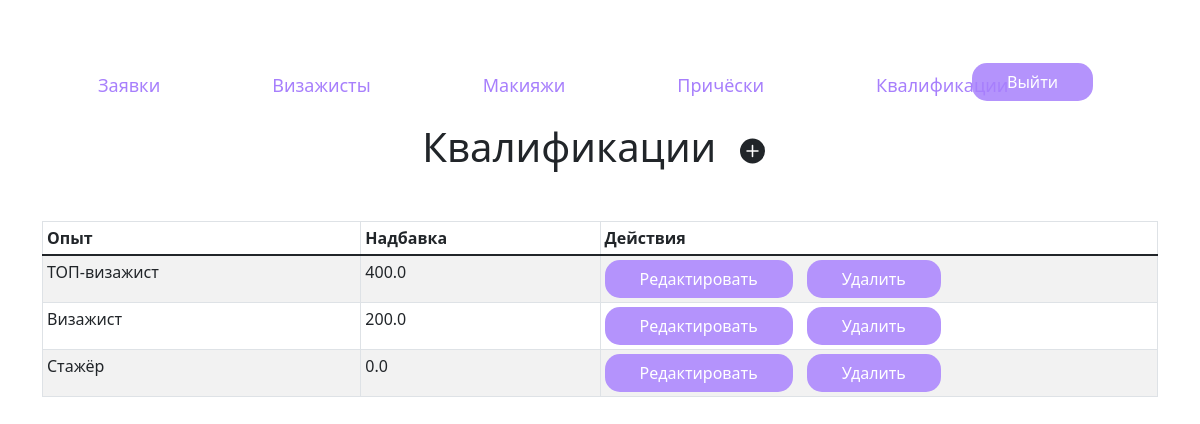
/admin_kvalif/ (signed in), run on an earlier commit of the app's database.
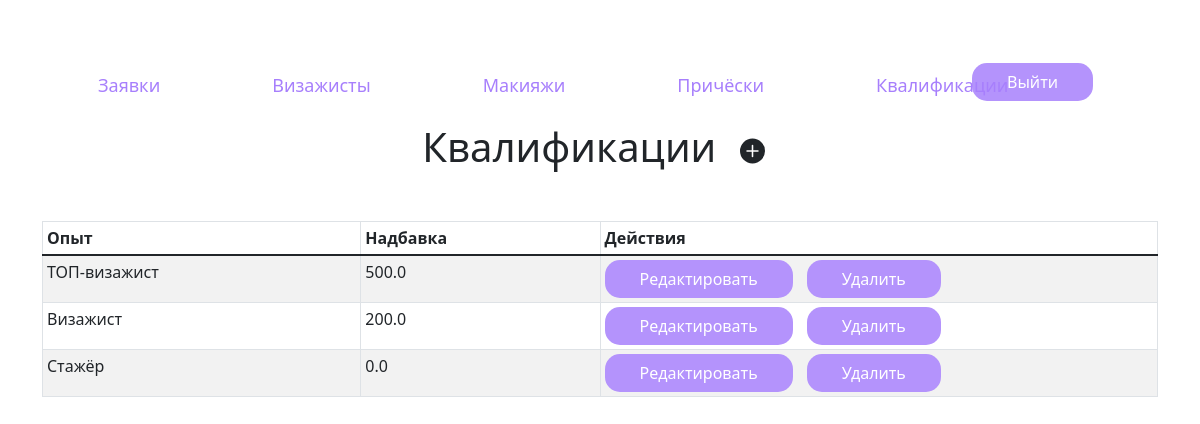
And on a later commit of the database.
### content/models.py (models this page shows, shortened)
class Kvalifikaciya(models.Model):
    opyt = models.CharField(max_length=20, verbose_name="Опыт")
    procent = models.FloatField(verbose_name="Процент")

### content/views.py (the view)
# urls.py: path('admin_kvalif/', admin_kvalif, name='admin_kvalif'),
@login_required
def admin_kvalif(request):
    kvalif = Kvalifikaciya.objects.all()
    return render(request, 'admin_kvalif.html', {'kvalif': kvalif, 'title': "Панель управления"})

### templates/admin_kvalif.html
{% extends 'admin_base.html' %}
{% load static %}
{% block content %}
        <h1 class="text-center">Квалификации <a class="btn" href="{% url 'add_kvalif' %}"><svg xmlns="http://www.w3.org/2000/svg" width="25" height="30" fill="currentColor" class="bi bi-plus-circle-fill" viewBox="0 0 16 16">
  <path d="M16 8A8 8 0 1 1 0 8a8 8 0 0 1 16 0zM8.5 4.5a.5.5 0 0 0-1 0v3h-3a.5.5 0 0 0 0 1h3v3a.5.5 0 0 0 1 0v-3h3a.5.5 0 0 0 0-1h-3v-3z"/>
</svg></a></h1>
    <div class="row mt-5">
        <div class="col">
        <table class="table table-sm table-bordered table-striped">
            <thead>
                <tr>
                    <th scope="col">Опыт</th>
                    <th scope="col">Надбавка</th>
                    <th scope="col" class="w-50">Действия</th>
                </tr>
            </thead>
            <tbody>
            {% for i in kvalif %}
            <tr>
                <td>{{i.opyt}}</td>
                <td>{{i.procent}}</td>
                <td><a class="btn buttons" href="{% url 'update_kvalif' i.id %}">Редактировать</a> <a class="btn buttons" href="{% url 'delete_kvalif' i.id %}">Удалить</a></td>
            </tr>
            {% endfor %}
        </tbody>
    </table>
        </div>
    </div>
{% endblock %}

What changed in the data, as far as the page shows it:
changed Kvalifikaciya "ТОП-визажист": procent "400.0" → "500.0"
